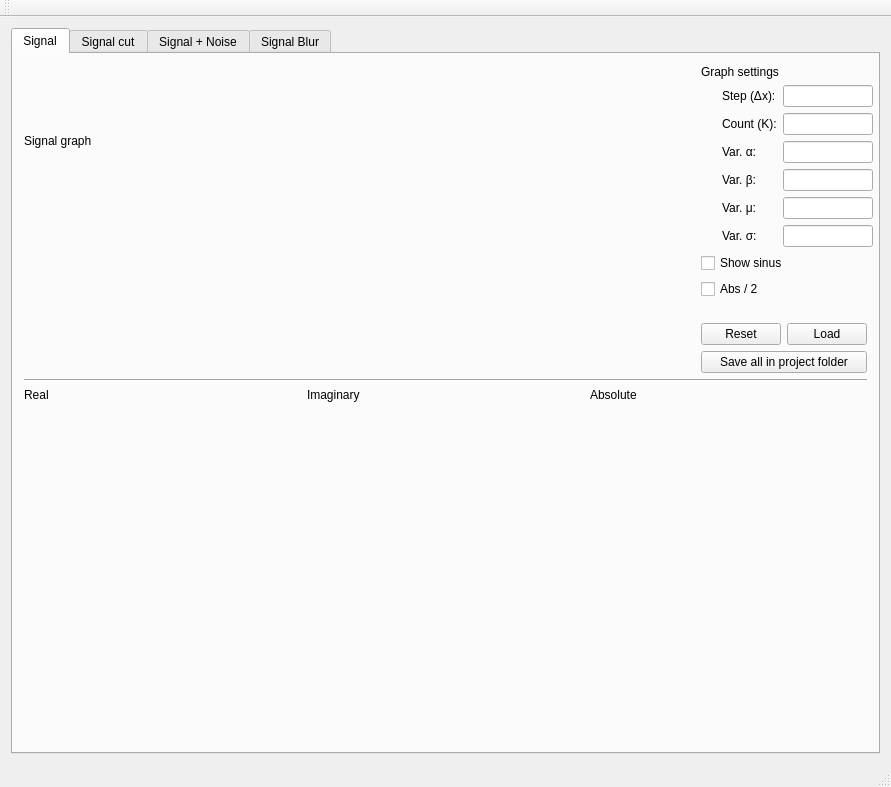
<?xml version="1.0" encoding="UTF-8"?>
<ui version="4.0">
 <class>MainWindow</class>
 <widget class="QMainWindow" name="MainWindow">
  <property name="geometry">
   <rect>
    <x>0</x>
    <y>0</y>
    <width>891</width>
    <height>787</height>
   </rect>
  </property>
  <property name="windowTitle">
   <string>MainWindow</string>
  </property>
  <widget class="QWidget" name="centralWidget">
   <layout class="QVBoxLayout" name="verticalLayout">
    <item>
     <widget class="QTabWidget" name="tabWidget">
      <property name="currentIndex">
       <number>0</number>
      </property>
      <widget class="QWidget" name="tab">
       <attribute name="title">
        <string>Signal</string>
       </attribute>
       <layout class="QVBoxLayout" name="verticalLayout_2">
        <item>
         <layout class="QGridLayout" name="gridLayout_5" rowstretch="0,0" columnstretch="1,0">
          <item row="0" column="1" rowspan="2">
           <layout class="QVBoxLayout" name="verticalLayout_6">
            <item>
             <widget class="QLabel" name="label_2">
              <property name="text">
               <string>Graph settings</string>
              </property>
             </widget>
            </item>
            <item>
             <layout class="QFormLayout" name="formLayout">
              <property name="formAlignment">
               <set>Qt::AlignRight|Qt::AlignTop|Qt::AlignTrailing</set>
              </property>
              <item row="0" column="0">
               <widget class="QLabel" name="lbl_signalStep">
                <property name="text">
                 <string>Step (Δx):</string>
                </property>
               </widget>
              </item>
              <item row="0" column="1">
               <widget class="QLineEdit" name="lnEdit_signalStep">
                <property name="maximumSize">
                 <size>
                  <width>90</width>
                  <height>16777215</height>
                 </size>
                </property>
               </widget>
              </item>
              <item row="1" column="0">
               <widget class="QLabel" name="lbl_signalCount">
                <property name="text">
                 <string>Count (K):</string>
                </property>
               </widget>
              </item>
              <item row="1" column="1">
               <widget class="QLineEdit" name="lnEdit_signalCount">
                <property name="maximumSize">
                 <size>
                  <width>90</width>
                  <height>16777215</height>
                 </size>
                </property>
               </widget>
              </item>
              <item row="2" column="0">
               <widget class="QLabel" name="lbl_signalAlfa">
                <property name="text">
                 <string>Var. α:</string>
                </property>
               </widget>
              </item>
              <item row="2" column="1">
               <widget class="QLineEdit" name="lnEdit_signalAlfa">
                <property name="maximumSize">
                 <size>
                  <width>90</width>
                  <height>16777215</height>
                 </size>
                </property>
               </widget>
              </item>
              <item row="3" column="0">
               <widget class="QLabel" name="lbl_signalBeta">
                <property name="text">
                 <string>Var. β:</string>
                </property>
               </widget>
              </item>
              <item row="3" column="1">
               <widget class="QLineEdit" name="lnEdit_signalBeta">
                <property name="maximumSize">
                 <size>
                  <width>90</width>
                  <height>16777215</height>
                 </size>
                </property>
               </widget>
              </item>
              <item row="4" column="0">
               <widget class="QLabel" name="lbl_signalMu">
                <property name="text">
                 <string>Var. μ:</string>
                </property>
               </widget>
              </item>
              <item row="4" column="1">
               <widget class="QLineEdit" name="lnEdit_signalMu">
                <property name="maximumSize">
                 <size>
                  <width>90</width>
                  <height>16777215</height>
                 </size>
                </property>
               </widget>
              </item>
              <item row="5" column="0">
               <widget class="QLabel" name="lbl_signalSigma">
                <property name="text">
                 <string>Var. σ:</string>
                </property>
               </widget>
              </item>
              <item row="5" column="1">
               <widget class="QLineEdit" name="lnEdit_signalSigma">
                <property name="maximumSize">
                 <size>
                  <width>90</width>
                  <height>16777215</height>
                 </size>
                </property>
               </widget>
              </item>
             </layout>
            </item>
            <item>
             <widget class="QCheckBox" name="chkBox_sin">
              <property name="text">
               <string>Show sinus</string>
              </property>
             </widget>
            </item>
            <item>
             <widget class="QCheckBox" name="chkBox_signalDtfAbs">
              <property name="text">
               <string>Abs / 2</string>
              </property>
             </widget>
            </item>
            <item>
             <spacer name="verticalSpacer">
              <property name="orientation">
               <enum>Qt::Vertical</enum>
              </property>
              <property name="sizeHint" stdset="0">
               <size>
                <width>165</width>
                <height>18</height>
               </size>
              </property>
             </spacer>
            </item>
            <item>
             <layout class="QHBoxLayout" name="horizontalLayout">
              <item>
               <widget class="QPushButton" name="pshBtn_signalReset">
                <property name="text">
                 <string>Reset</string>
                </property>
               </widget>
              </item>
              <item>
               <widget class="QPushButton" name="pshBtn_signalLoad">
                <property name="text">
                 <string>Load</string>
                </property>
               </widget>
              </item>
             </layout>
            </item>
            <item>
             <widget class="QPushButton" name="pshBtn_signalAllSave">
              <property name="text">
               <string>Save all in project folder</string>
              </property>
             </widget>
            </item>
           </layout>
          </item>
          <item row="0" column="0">
           <widget class="QLabel" name="lbl_signal">
            <property name="text">
             <string>Signal graph</string>
            </property>
           </widget>
          </item>
          <item row="1" column="0">
           <widget class="QCustomPlot" name="wdg_signal" native="true"/>
          </item>
         </layout>
        </item>
        <item>
         <widget class="Line" name="line">
          <property name="orientation">
           <enum>Qt::Horizontal</enum>
          </property>
         </widget>
        </item>
        <item>
         <layout class="QGridLayout" name="gridLayout" rowstretch="0,1">
          <item row="1" column="0">
           <widget class="QCustomPlot" name="wdg_signalDtfRe" native="true"/>
          </item>
          <item row="1" column="1">
           <widget class="QCustomPlot" name="wdg_signalDtfIm" native="true"/>
          </item>
          <item row="0" column="0">
           <widget class="QLabel" name="lbl_signalDtfRe">
            <property name="text">
             <string>Real</string>
            </property>
           </widget>
          </item>
          <item row="0" column="1">
           <widget class="QLabel" name="lbl_signalDtfIm">
            <property name="text">
             <string>Imaginary</string>
            </property>
           </widget>
          </item>
          <item row="0" column="2">
           <widget class="QLabel" name="lbl_signalDtfAbs">
            <property name="text">
             <string>Absolute</string>
            </property>
           </widget>
          </item>
          <item row="1" column="2">
           <widget class="QCustomPlot" name="wdg_signalDtfAbs" native="true"/>
          </item>
         </layout>
        </item>
       </layout>
       <zorder></zorder>
       <zorder>line</zorder>
      </widget>
      <widget class="QWidget" name="tab_4">
       <attribute name="title">
        <string>Signal cut</string>
       </attribute>
       <layout class="QVBoxLayout" name="verticalLayout_5">
        <item>
         <layout class="QGridLayout" name="gridLayout_4" rowstretch="0,1" columnstretch="1,0">
          <item row="0" column="0">
           <widget class="QLabel" name="lbl_signalCut">
            <property name="text">
             <string>Signal graph</string>
            </property>
           </widget>
          </item>
          <item row="0" column="1" rowspan="2">
           <layout class="QVBoxLayout" name="verticalLayout_4">
            <item>
             <widget class="QLabel" name="lbl_signalCutSettings">
              <property name="text">
               <string>Cut settings</string>
              </property>
             </widget>
            </item>
            <item>
             <layout class="QFormLayout" name="formLayout_2">
              <property name="formAlignment">
               <set>Qt::AlignRight|Qt::AlignTop|Qt::AlignTrailing</set>
              </property>
              <item row="0" column="0">
               <widget class="QLabel" name="lbl_signalCutFrom">
                <property name="text">
                 <string>From:</string>
                </property>
               </widget>
              </item>
              <item row="0" column="1">
               <widget class="QLineEdit" name="lnEdit_signalCutFrom">
                <property name="maximumSize">
                 <size>
                  <width>90</width>
                  <height>16777215</height>
                 </size>
                </property>
               </widget>
              </item>
              <item row="1" column="0">
               <widget class="QLabel" name="lbl_signalCutTo">
                <property name="text">
                 <string>To:</string>
                </property>
               </widget>
              </item>
              <item row="1" column="1">
               <widget class="QLineEdit" name="lnEdit_signalCutTo">
                <property name="maximumSize">
                 <size>
                  <width>90</width>
                  <height>16777215</height>
                 </size>
                </property>
               </widget>
              </item>
             </layout>
            </item>
            <item>
             <widget class="QCheckBox" name="chkBox_signalCutDtfAbs">
              <property name="text">
               <string>Abs / 2</string>
              </property>
             </widget>
            </item>
            <item>
             <spacer name="verticalSpacer_2">
              <property name="orientation">
               <enum>Qt::Vertical</enum>
              </property>
              <property name="sizeHint" stdset="0">
               <size>
                <width>20</width>
                <height>40</height>
               </size>
              </property>
             </spacer>
            </item>
            <item>
             <layout class="QHBoxLayout" name="horizontalLayout_2">
              <item>
               <widget class="QPushButton" name="pshBtn_signalCutReset">
                <property name="text">
                 <string>Reset</string>
                </property>
               </widget>
              </item>
              <item>
               <widget class="QPushButton" name="pshBtn_signalCutLoad">
                <property name="text">
                 <string>Load</string>
                </property>
               </widget>
              </item>
             </layout>
            </item>
            <item>
             <widget class="QPushButton" name="pshBtn_signalCutAllSave">
              <property name="text">
               <string>Save all in project folder</string>
              </property>
             </widget>
            </item>
           </layout>
          </item>
          <item row="1" column="0">
           <widget class="QCustomPlot" name="wdg_signalCut" native="true"/>
          </item>
         </layout>
        </item>
        <item>
         <widget class="Line" name="line_2">
          <property name="orientation">
           <enum>Qt::Horizontal</enum>
          </property>
         </widget>
        </item>
        <item>
         <layout class="QGridLayout" name="gridLayout_3" rowstretch="0,1">
          <item row="1" column="0">
           <widget class="QCustomPlot" name="wdg_signalCutDtfRe" native="true"/>
          </item>
          <item row="1" column="1">
           <widget class="QCustomPlot" name="wdg_signalCutDtfIm" native="true"/>
          </item>
          <item row="0" column="0">
           <widget class="QLabel" name="lbl_signalCutDtfRe">
            <property name="text">
             <string>Real</string>
            </property>
           </widget>
          </item>
          <item row="0" column="1">
           <widget class="QLabel" name="lbl_signalCutDtfIm">
            <property name="text">
             <string>Imaginary</string>
            </property>
           </widget>
          </item>
          <item row="0" column="2">
           <widget class="QLabel" name="lbl_signalCutDtfAbs">
            <property name="text">
             <string>Absolute</string>
            </property>
           </widget>
          </item>
          <item row="1" column="2">
           <widget class="QCustomPlot" name="wdg_signalCutDtfAbs" native="true"/>
          </item>
         </layout>
        </item>
       </layout>
      </widget>
      <widget class="QWidget" name="tab_2">
       <attribute name="title">
        <string>Signal + Noise</string>
       </attribute>
       <layout class="QVBoxLayout" name="verticalLayout_10">
        <item>
         <layout class="QGridLayout" name="gridLayout_9" rowstretch="0,1" columnstretch="1,0">
          <item row="0" column="0">
           <widget class="QLabel" name="lbl_signalNoise">
            <property name="text">
             <string>Graph of Signal and noise</string>
            </property>
           </widget>
          </item>
          <item row="0" column="1" rowspan="2">
           <layout class="QVBoxLayout" name="verticalLayout_7">
            <item>
             <widget class="QLabel" name="lbl_signalNoiseSettings">
              <property name="text">
               <string>Cut settings</string>
              </property>
             </widget>
            </item>
            <item>
             <layout class="QFormLayout" name="formLayout_5">
              <property name="formAlignment">
               <set>Qt::AlignRight|Qt::AlignTop|Qt::AlignTrailing</set>
              </property>
              <item row="0" column="0">
               <widget class="QLabel" name="lbl_signalNoiseDev">
                <property name="text">
                 <string>Deviation:</string>
                </property>
               </widget>
              </item>
              <item row="0" column="1">
               <widget class="QLineEdit" name="lnEdit_signalNoiseDev">
                <property name="maximumSize">
                 <size>
                  <width>90</width>
                  <height>16777215</height>
                 </size>
                </property>
               </widget>
              </item>
             </layout>
            </item>
            <item>
             <widget class="QCheckBox" name="chkBox_signalNoiseDtfAbs">
              <property name="text">
               <string>Abs / 2</string>
              </property>
             </widget>
            </item>
            <item>
             <spacer name="verticalSpacer_5">
              <property name="orientation">
               <enum>Qt::Vertical</enum>
              </property>
              <property name="sizeHint" stdset="0">
               <size>
                <width>20</width>
                <height>40</height>
               </size>
              </property>
             </spacer>
            </item>
            <item>
             <layout class="QHBoxLayout" name="horizontalLayout_5">
              <item>
               <widget class="QPushButton" name="pshBtn_signalNoiseReset">
                <property name="text">
                 <string>Reset</string>
                </property>
               </widget>
              </item>
              <item>
               <widget class="QPushButton" name="pshBtn_signalNoiseLoad">
                <property name="text">
                 <string>Load</string>
                </property>
               </widget>
              </item>
             </layout>
            </item>
            <item>
             <widget class="QPushButton" name="pshBtn_signalNoiseAllSave">
              <property name="text">
               <string>Save all in project folder</string>
              </property>
             </widget>
            </item>
           </layout>
          </item>
          <item row="1" column="0">
           <widget class="QCustomPlot" name="wdg_signalNoise" native="true"/>
          </item>
         </layout>
        </item>
        <item>
         <widget class="Line" name="line_3">
          <property name="orientation">
           <enum>Qt::Horizontal</enum>
          </property>
         </widget>
        </item>
        <item>
         <layout class="QGridLayout" name="gridLayout_10" rowstretch="0,1">
          <item row="1" column="0">
           <widget class="QCustomPlot" name="wdg_signalNoiseDtfRe" native="true"/>
          </item>
          <item row="1" column="1">
           <widget class="QCustomPlot" name="wdg_signalNoiseDtfIm" native="true"/>
          </item>
          <item row="0" column="0">
           <widget class="QLabel" name="lbl_signalNoiseDtfRe">
            <property name="text">
             <string>Real</string>
            </property>
           </widget>
          </item>
          <item row="0" column="1">
           <widget class="QLabel" name="lbl_signalNoiseDtfIm">
            <property name="text">
             <string>Imaginary</string>
            </property>
           </widget>
          </item>
          <item row="0" column="2">
           <widget class="QLabel" name="lbl_signalNoiseDtfAbs">
            <property name="text">
             <string>Absolute</string>
            </property>
           </widget>
          </item>
          <item row="1" column="2">
           <widget class="QCustomPlot" name="wdg_signalNoiseDtfAbs" native="true"/>
          </item>
         </layout>
        </item>
       </layout>
      </widget>
      <widget class="QWidget" name="tab_3">
       <attribute name="title">
        <string>Signal Blur</string>
       </attribute>
       <layout class="QVBoxLayout" name="verticalLayout_9">
        <item>
         <layout class="QGridLayout" name="gridLayout_11" rowstretch="0,1" columnstretch="1,0">
          <item row="0" column="0">
           <widget class="QLabel" name="lbl_signalBlur">
            <property name="text">
             <string>Blured signal graph</string>
            </property>
           </widget>
          </item>
          <item row="0" column="1" rowspan="2">
           <layout class="QVBoxLayout" name="verticalLayout_8" stretch="0,0,1,1,0,0,0">
            <item>
             <widget class="QLabel" name="lbl_signalBlurSettings">
              <property name="text">
               <string>Cut settings</string>
              </property>
             </widget>
            </item>
            <item>
             <layout class="QFormLayout" name="formLayout_6">
              <property name="formAlignment">
               <set>Qt::AlignRight|Qt::AlignTop|Qt::AlignTrailing</set>
              </property>
              <item row="0" column="0">
               <widget class="QLabel" name="lbl_signalBlurN">
                <property name="text">
                 <string>n:</string>
                </property>
               </widget>
              </item>
              <item row="0" column="1">
               <widget class="QLineEdit" name="lnEdit_signalBlurN">
                <property name="maximumSize">
                 <size>
                  <width>90</width>
                  <height>16777215</height>
                 </size>
                </property>
               </widget>
              </item>
              <item row="1" column="0">
               <widget class="QLabel" name="lbl_signalBlurD">
                <property name="text">
                 <string>d:</string>
                </property>
               </widget>
              </item>
              <item row="1" column="1">
               <widget class="QLineEdit" name="lnEdit_signalBlurD">
                <property name="maximumSize">
                 <size>
                  <width>90</width>
                  <height>16777215</height>
                 </size>
                </property>
               </widget>
              </item>
             </layout>
            </item>
            <item>
             <widget class="QCustomPlot" name="wdg_gauss" native="true"/>
            </item>
            <item>
             <widget class="QCheckBox" name="chkBox_signalBlurDtfAbs">
              <property name="text">
               <string>Abs / 2</string>
              </property>
             </widget>
            </item>
            <item>
             <widget class="QCheckBox" name="chkBox_signalBlurExtrVal">
              <property name="text">
               <string>Extreme values</string>
              </property>
             </widget>
            </item>
            <item>
             <layout class="QHBoxLayout" name="horizontalLayout_6">
              <item>
               <widget class="QPushButton" name="pshBtn_signalBlurReset">
                <property name="text">
                 <string>Reset</string>
                </property>
               </widget>
              </item>
              <item>
               <widget class="QPushButton" name="pshBtn_signalBlurLoad">
                <property name="text">
                 <string>Load</string>
                </property>
               </widget>
              </item>
             </layout>
            </item>
            <item>
             <widget class="QPushButton" name="pshBtn_signalBlurAllSave">
              <property name="text">
               <string>Save all in project folder</string>
              </property>
             </widget>
            </item>
           </layout>
          </item>
          <item row="1" column="0">
           <widget class="QCustomPlot" name="wdg_signalBlur" native="true"/>
          </item>
         </layout>
        </item>
        <item>
         <widget class="Line" name="line_4">
          <property name="orientation">
           <enum>Qt::Horizontal</enum>
          </property>
         </widget>
        </item>
        <item>
         <layout class="QGridLayout" name="gridLayout_12" rowstretch="0,1">
          <item row="1" column="0">
           <widget class="QCustomPlot" name="wdg_signalBlurDtfRe" native="true"/>
          </item>
          <item row="1" column="1">
           <widget class="QCustomPlot" name="wdg_signalBlurDtfIm" native="true"/>
          </item>
          <item row="0" column="0">
           <widget class="QLabel" name="lbl_signalBlurDtfRe">
            <property name="text">
             <string>Real</string>
            </property>
           </widget>
          </item>
          <item row="0" column="1">
           <widget class="QLabel" name="lbl_signalBlurDtfIm">
            <property name="text">
             <string>Imaginary</string>
            </property>
           </widget>
          </item>
          <item row="0" column="2">
           <widget class="QLabel" name="lbl_signalCBlurDtfAbs">
            <property name="text">
             <string>Absolute</string>
            </property>
           </widget>
          </item>
          <item row="1" column="2">
           <widget class="QCustomPlot" name="wdg_signalBlurDtfAbs" native="true"/>
          </item>
         </layout>
        </item>
       </layout>
      </widget>
     </widget>
    </item>
   </layout>
  </widget>
  <widget class="QMenuBar" name="menuBar">
   <property name="geometry">
    <rect>
     <x>0</x>
     <y>0</y>
     <width>891</width>
     <height>20</height>
    </rect>
   </property>
  </widget>
  <widget class="QToolBar" name="mainToolBar">
   <attribute name="toolBarArea">
    <enum>TopToolBarArea</enum>
   </attribute>
   <attribute name="toolBarBreak">
    <bool>false</bool>
   </attribute>
  </widget>
  <widget class="QStatusBar" name="statusBar"/>
 </widget>
 <layoutdefault spacing="6" margin="11"/>
 <customwidgets>
  <customwidget>
   <class>QCustomPlot</class>
   <extends>QWidget</extends>
   <header>qcustomplot_lib/qcustomplot.h</header>
   <container>1</container>
  </customwidget>
 </customwidgets>
 <resources/>
 <connections/>
</ui>
